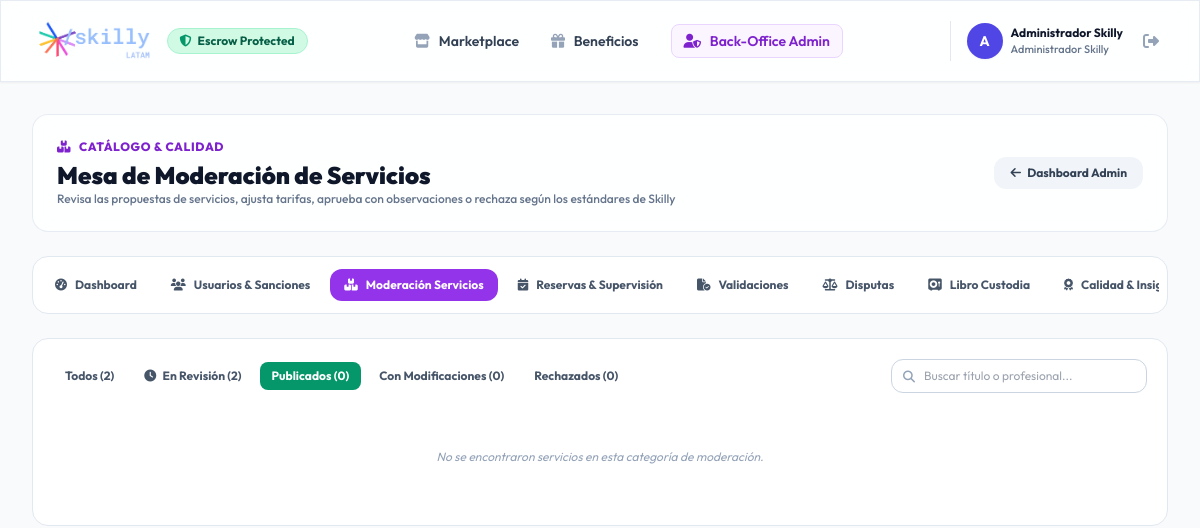
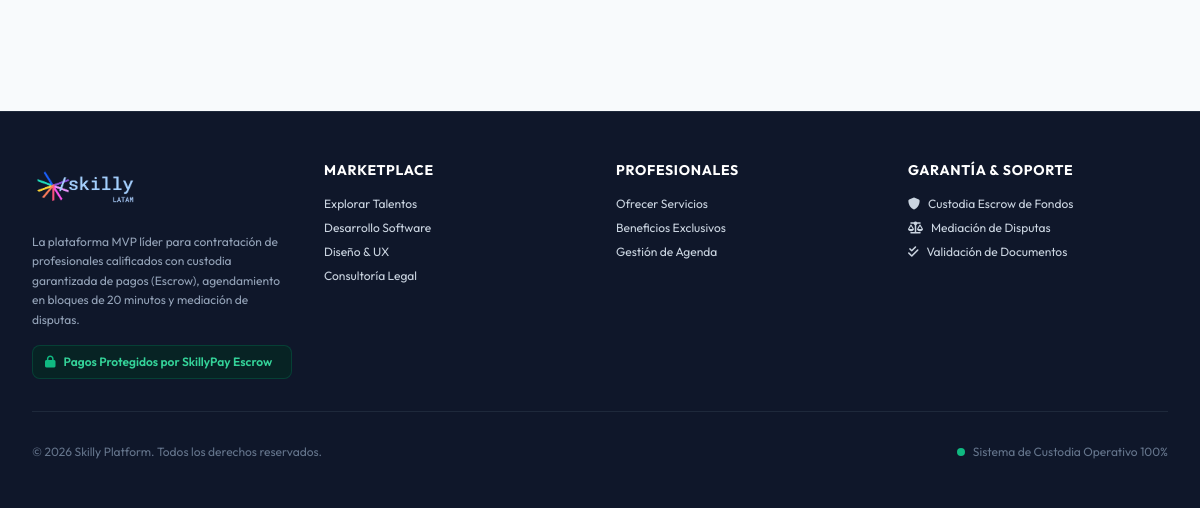
Page /backoffice/services-moderation/?status=PUBLICADO (signed in) on the earlier database version (2 pictures, top to bottom).
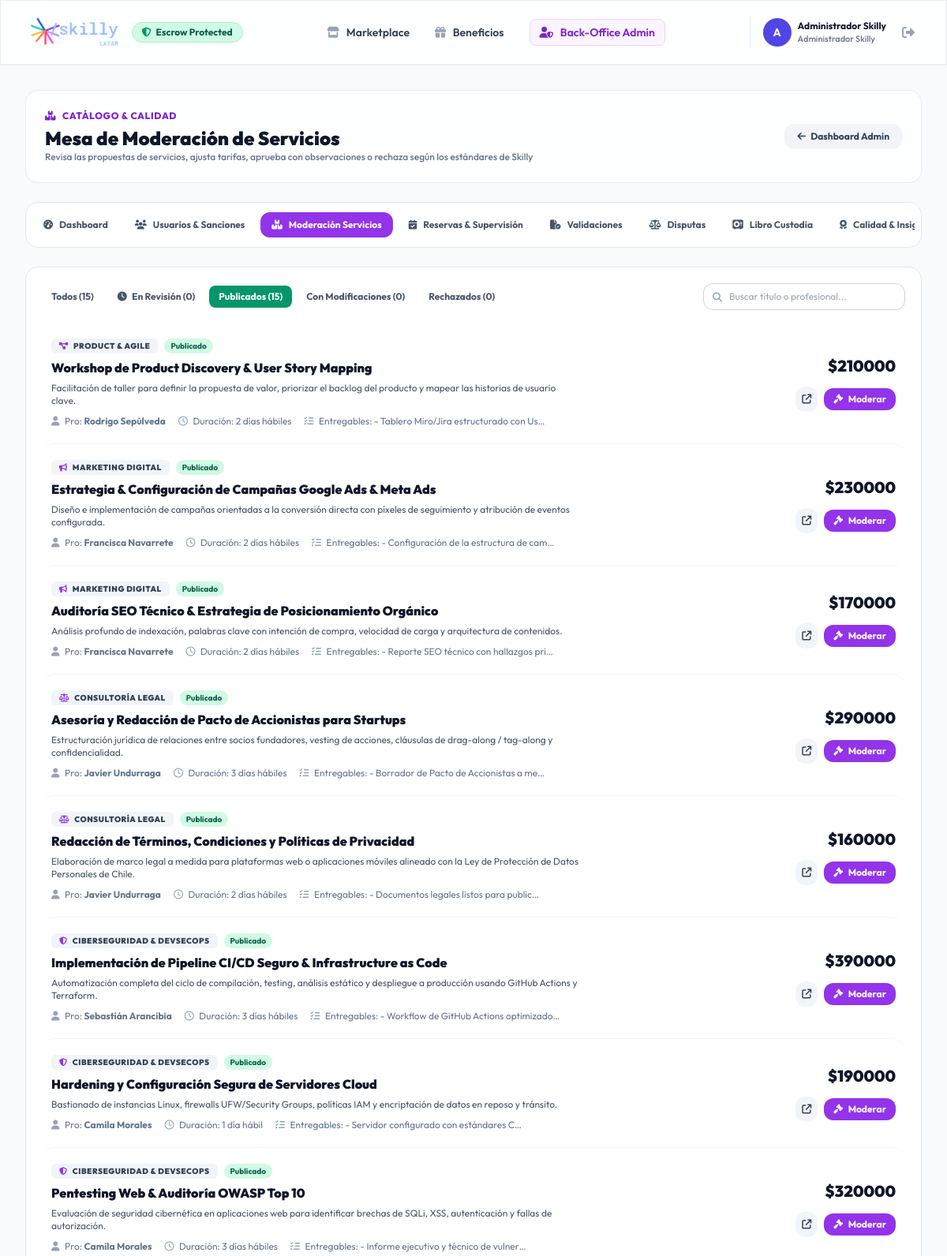
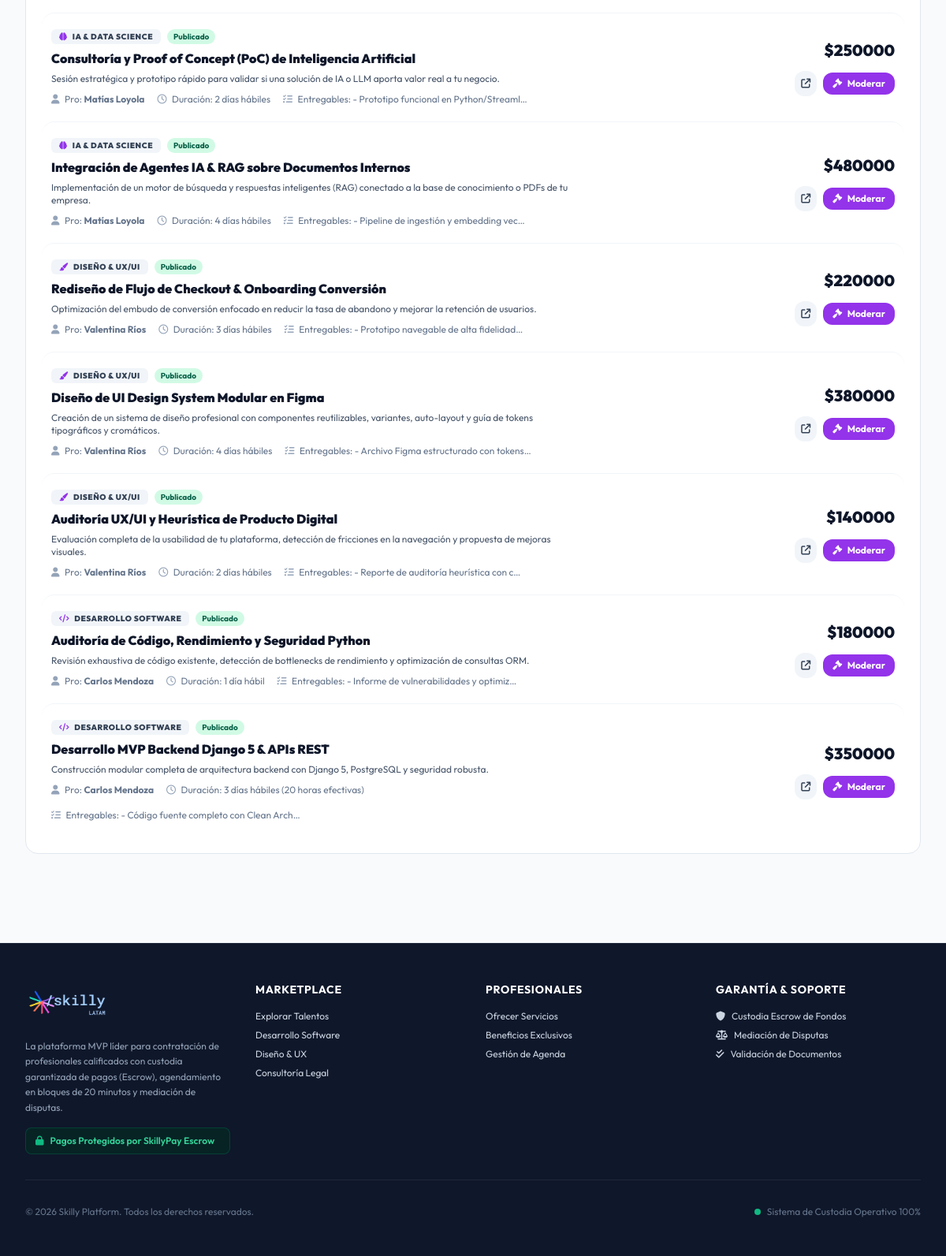
Same page on the later database version (2 pictures, top to bottom).
### apps/services/models.py (models this page shows, shortened)
class Service(models.Model):
    STATUS_BORRADOR = 'BORRADOR'
    STATUS_EN_REVISION = 'EN_REVISION'
    STATUS_APROBADO_CON_MODIFICACIONES = 'APROBADO_CON_MODIFICACIONES'
    STATUS_PUBLICADO = 'PUBLICADO'
    STATUS_RECHAZADO = 'RECHAZADO'
    STATUS_CHOICES = [
        (STATUS_BORRADOR, 'Borrador'),
        (STATUS_EN_REVISION, 'En Revisión por Skilly'),
        (STATUS_APROBADO_CON_MODIFICACIONES, 'Aprobado con Modificaciones'),
        (STATUS_PUBLICADO, 'Publicado'),
        (STATUS_RECHAZADO, 'Rechazado'),
    ]
    professional = models.ForeignKey(
        settings.AUTH_USER_MODEL,
        on_delete=models.CASCADE,
        related_name='services',
        limit_choices_to={'role': 'PROFESIONAL'}
    )
    category = models.ForeignKey(Category, on_delete=models.CASCADE, related_name='services')
    title = models.CharField(max_length=200, verbose_name="Título del Servicio")
    description = models.TextField(verbose_name="Descripción Detallada")
    deliverables = models.TextField(verbose_name="Entregables Incluidos", help_text="Listado de lo que recibirá el cliente")
    estimated_duration = models.CharField(max_length=100, verbose_name="Duración Estimada", help_text="Ej: 2 horas, 3 días hábiles")
    price = models.DecimalField(
        max_digits=10,
        decimal_places=2,
        validators=[MinValueValidator(1.00)],
        verbose_name="Tarifa ($ CLP)"
    )
    original_price = models.DecimalField(
        max_digits=10,
        decimal_places=2,
        blank=True,
        null=True,
        verbose_name="Precio Original Solicitado ($ CLP)"
    )
    status = models.CharField(
        max_length=35,
        choices=STATUS_CHOICES,
        default=STATUS_PUBLICADO,
        verbose_name="Estado de Publicación"
    )
    modified_by_admin = models.BooleanField(default=False, verbose_name="Modificado por Administración")
    admin_feedback = models.TextField(blank=True, null=True, verbose_name="Retroalimentación Administrativa")
    is_active = models.BooleanField(default=True, verbose_name="Servicio Activo")
    created_at = models.DateTimeField(auto_now_add=True)
    class Meta:
        ordering = ['-created_at']

class Category(models.Model):
    name = models.CharField(max_length=100, verbose_name="Nombre de la Categoría")
    slug = models.SlugField(unique=True)
    description = models.TextField(blank=True, verbose_name="Descripción")
    icon = models.CharField(max_length=50, default='fa-briefcase', help_text="Clase de FontAwesome (ej. fa-code, fa-paint-brush)")
    class Meta:
        verbose_name = "Categoría"
        verbose_name_plural = "Categorías"

### apps/users/models.py (models this page shows, shortened)
class CustomUser(AbstractUser):
    ROLE_PROFESIONAL = 'PROFESIONAL'
    ROLE_ORGANIZACION = 'ORGANIZACION'
    ROLE_ADMIN = 'ADMIN'
    ROLE_CHOICES = [
        (ROLE_PROFESIONAL, 'Profesional Independiente'),
        (ROLE_ORGANIZACION, 'Empresa / Organización'),
        (ROLE_ADMIN, 'Administrador Skilly'),
    ]
    role = models.CharField(max_length=20, choices=ROLE_CHOICES, default=ROLE_ORGANIZACION)
    phone = models.CharField(max_length=20, blank=True, null=True, verbose_name="Teléfono de Contacto")
    created_at = models.DateTimeField(auto_now_add=True)
    @property
    def is_admin_role(self):
        return self.role == self.ROLE_ADMIN or self.is_superuser

### apps/backoffice/views.py (the view)
    def _wrapped_view(request, *args, **kwargs):
        if not request.user.is_authenticated or not request.user.is_admin_role:
            messages.error(request, "Acceso restringido al Back-Office de Skilly.")
            return redirect('services:marketplace')
        return view_func(request, *args, **kwargs)

### apps/backoffice/views.py (called while the page is built)
def admin_required(view_func):
    def _wrapped_view(request, *args, **kwargs):
        if not request.user.is_authenticated or not request.user.is_admin_role:
            messages.error(request, "Acceso restringido al Back-Office de Skilly.")
            return redirect('services:marketplace')
        return view_func(request, *args, **kwargs)
    return _wrapped_view

### templates/backoffice/moderacion_servicios.html (shortened to what the changed rows need)
{% extends 'base.html' %}
{% block content %}
<div class="max-w-7xl mx-auto px-4 sm:px-6 lg:px-8 py-8 space-y-6">
    <div class="glass-panel p-6 rounded-2xl shadow-xs flex flex-col sm:flex-row items-start sm:items-center justify-between gap-4">
        <div>
            <h1 class="text-2xl font-black text-slate-900 flex items-center gap-2">
                Mesa de Moderación de Servicios
            </h1>
        </div>
    </div>
    <div class="bg-white rounded-2xl border border-slate-200 shadow-xs p-5 space-y-4">
        <form method="get" class="flex flex-col md:flex-row items-stretch md:items-center justify-between gap-4">
            <div class="flex items-center gap-1.5 overflow-x-auto text-xs font-bold no-scrollbar">
                <a href="?status=ALL{% if search_query %}&q={{ search_query }}{% endif %}"
                   class="px-3 py-1.5 rounded-lg transition-colors {% if status_filter == 'ALL' %}bg-slate-900 text-white{% else %}text-slate-600 hover:bg-slate-100{% endif %}">
                    Todos ({{ counts.all }})
                </a>
                <a href="?status=EN_REVISION{% if search_query %}&q={{ search_query }}{% endif %}"
                   class="px-3 py-1.5 rounded-lg transition-colors {% if status_filter == 'EN_REVISION' %}bg-amber-500 text-white shadow-xs{% else %}text-slate-600 hover:bg-slate-100{% endif %}">
                    <i class="fa-solid fa-clock mr-1"></i> En Revisión ({{ counts.en_revision }})
                </a>
                <a href="?status=PUBLICADO{% if search_query %}&q={{ search_query }}{% endif %}"
                   class="px-3 py-1.5 rounded-lg transition-colors {% if status_filter == 'PUBLICADO' %}bg-emerald-600 text-white{% else %}text-slate-600 hover:bg-slate-100{% endif %}">
                    Publicados ({{ counts.publicados }})
                </a>
                <a href="?status=APROBADO_CON_MODIFICACIONES{% if search_query %}&q={{ search_query }}{% endif %}"
                   class="px-3 py-1.5 rounded-lg transition-colors {% if status_filter == 'APROBADO_CON_MODIFICACIONES' %}bg-indigo-600 text-white{% else %}text-slate-600 hover:bg-slate-100{% endif %}">
                    Con Modificaciones ({{ counts.modificados }})
                </a>
                <a href="?status=RECHAZADO{% if search_query %}&q={{ search_query }}{% endif %}"
                   class="px-3 py-1.5 rounded-lg transition-colors {% if status_filter == 'RECHAZADO' %}bg-rose-600 text-white{% else %}text-slate-600 hover:bg-slate-100{% endif %}">
                    Rechazados ({{ counts.rechazados }})
                </a>
            </div>
            <div class="relative w-full sm:w-64">
            </div>
        </form>
        {% if services %}
            <div class="divide-y divide-slate-100">
                {% for s in services %}
                    <div class="py-5 flex flex-col lg:flex-row items-start lg:items-center justify-between gap-4 hover:bg-slate-50/50 p-3 rounded-2xl transition-colors">
                        <div class="space-y-1.5 max-w-2xl">
                            <div class="flex flex-wrap items-center gap-2">
                                <span class="px-2.5 py-0.5 rounded-md text-[10px] font-black uppercase tracking-wider bg-slate-100 text-slate-700">
                                    <i class="fa-solid {{ s.category.icon }} text-purple-600 mr-1"></i> {{ s.category.name }}
                                </span>
                                <span class="px-2 py-0.5 rounded-full text-[10px] font-bold
                                    {% if s.status == 'PUBLICADO' %}bg-emerald-100 text-emerald-800
                                    {% elif s.status == 'EN_REVISION' %}bg-amber-100 text-amber-800 animate-pulse
                                    {% elif s.status == 'APROBADO_CON_MODIFICACIONES' %}bg-indigo-100 text-indigo-800
                                    {% elif s.status == 'RECHAZADO' %}bg-rose-100 text-rose-800
                                    {% else %}bg-slate-200 text-slate-700{% endif %}">
                                    {{ s.get_status_display }}
                                </span>
                            </div>
                            <h3 class="text-base font-black text-slate-900">{{ s.title }}</h3>
                            <p class="text-xs text-slate-600 line-clamp-2">{{ s.description }}</p>
                            <div class="flex flex-wrap items-center gap-4 text-xs text-slate-500 pt-1">
                                <span><i class="fa-solid fa-user mr-1 text-slate-400"></i> Pro: <b>{{ s.professional.get_full_name|default:s.professional.username }}</b></span>
                                <span><i class="fa-regular fa-clock mr-1 text-slate-400"></i> Duración: {{ s.estimated_duration }}</span>
                                <span><i class="fa-solid fa-list-check mr-1 text-slate-400"></i> Entregables: {{ s.deliverables|truncatechars:40 }}</span>
                            </div>
                        </div>
                        <div class="flex lg:flex-col items-center lg:items-end justify-between w-full lg:w-auto gap-3 shrink-0 border-t lg:border-t-0 pt-3 lg:pt-0">
                            <div class="text-left lg:text-right">
                                <span class="text-xl font-black text-slate-900 block">${{ s.price|floatformat:0 }}</span>
                            </div>
                            <div class="flex items-center gap-2">
                                <a href="{% url 'services:service_detail' pk=s.pk %}" target="_blank" class="p-2 bg-slate-100 hover:bg-slate-200 text-slate-700 rounded-xl text-xs font-bold transition-colors" title="Ver en el Marketplace">
                                    <i class="fa-solid fa-arrow-up-right-from-square"></i>
                                </a>
                                <button onclick="document.getElementById('modal-moderation-{{ s.id }}').classList.remove('hidden')"
                                        class="px-3 py-1.5 bg-purple-600 hover:bg-purple-700 text-white font-bold rounded-xl text-xs transition-colors shadow-xs">
                                    <i class="fa-solid fa-gavel mr-1"></i> Moderar
                                </button>
                            </div>
                        </div>
                    </div>
                {% endfor %}
            </div>
        {% else %}
            <p class="text-xs text-slate-400 italic py-10 text-center">No se encontraron servicios en esta categoría de moderación.</p>
        {% endif %}
    </div>
</div>
{% endblock %}

Differences in the rows shown:
added Service: category.name "PRODUCT & AGILE", status "Publicado", title "Workshop de Product Discovery & User Story Mapping", description "Facilitación de taller para definir la propuesta de valor, priorizar el backlog del producto y mapear las historias de usuario clave.", professional.get_full_name "Rodrigo Sepúlveda", estimated_duration "2 días hábiles", deliverables "- Tablero Miro/Jira estructurado con Us…", price "210000"
added Service: category.name "MARKETING DIGITAL", status "Publicado", title "Estrategia & Configuración de Campañas Google Ads & Meta Ads", description "Diseño e implementación de campañas orientadas a la conversión directa con píxeles de seguimiento y atribución de eventos configurada.", professional.get_full_name "Francisca Navarrete", estimated_duration "2 días hábiles", deliverables "- Configuración de la estructura de cam…", price "230000"
added Service: category.name "MARKETING DIGITAL", status "Publicado", title "Auditoría SEO Técnico & Estrategia de Posicionamiento Orgánico", description "Análisis profundo de indexación, palabras clave con intención de compra, velocidad de carga y arquitectura de contenidos.", professional.get_full_name "Francisca Navarrete", estimated_duration "2 días hábiles", deliverables "- Reporte SEO técnico con hallazgos pri…", price "170000"
added Service: category.name "CONSULTORÍA LEGAL", status "Publicado", title "Asesoría y Redacción de Pacto de Accionistas para Startups", description "Estructuración jurídica de relaciones entre socios fundadores, vesting de acciones, cláusulas de drag-along / tag-along y confidencialidad.", professional.get_full_name "Javier Undurraga", estimated_duration "3 días hábiles", deliverables "- Borrador de Pacto de Accionistas a me…", price "290000"
added Service: category.name "CONSULTORÍA LEGAL", status "Publicado", title "Redacción de Términos, Condiciones y Políticas de Privacidad", description "Elaboración de marco legal a medida para plataformas web o aplicaciones móviles alineado con la Ley de Protección de Datos Personales de Chile.", professional.get_full_name "Javier Undurraga", estimated_duration "2 días hábiles", deliverables "- Documentos legales listos para public…", price "160000"
added Service: category.name "CIBERSEGURIDAD & DEVSECOPS", status "Publicado", title "Implementación de Pipeline CI/CD Seguro & Infrastructure as Code", description "Automatización completa del ciclo de compilación, testing, análisis estático y despliegue a producción usando GitHub Actions y Terraform.", professional.get_full_name "Sebastián Arancibia", estimated_duration "3 días hábiles", deliverables "- Workflow de GitHub Actions optimizado…", price "390000"
added Service: category.name "CIBERSEGURIDAD & DEVSECOPS", status "Publicado", title "Hardening y Configuración Segura de Servidores Cloud", description "Bastionado de instancias Linux, firewalls UFW/Security Groups, políticas IAM y encriptación de datos en reposo y tránsito.", professional.get_full_name "Camila Morales", estimated_duration "1 día hábil", deliverables "- Servidor configurado con estándares C…", price "190000"
added Service: category.name "CIBERSEGURIDAD & DEVSECOPS", status "Publicado", title "Pentesting Web & Auditoría OWASP Top 10", description "Evaluación de seguridad cibernética en aplicaciones web para identificar brechas de SQLi, XSS, autenticación y fallas de autorización.", professional.get_full_name "Camila Morales", estimated_duration "3 días hábiles", deliverables "- Informe ejecutivo y técnico de vulner…", price "320000"
added Service: category.name "IA & DATA SCIENCE", status "Publicado", title "Consultoría y Proof of Concept (PoC) de Inteligencia Artificial", description "Sesión estratégica y prototipo rápido para validar si una solución de IA o LLM aporta valor real a tu negocio.", professional.get_full_name "Matías Loyola", estimated_duration "2 días hábiles", deliverables "- Prototipo funcional en Python/Streaml…", price "250000"
added Service: category.name "IA & DATA SCIENCE", status "Publicado", title "Integración de Agentes IA & RAG sobre Documentos Internos", description "Implementación de un motor de búsqueda y respuestas inteligentes (RAG) conectado a la base de conocimiento o PDFs de tu empresa.", professional.get_full_name "Matías Loyola", estimated_duration "4 días hábiles", deliverables "- Pipeline de ingestión y embedding vec…", price "480000"
added Service: category.name "DISEÑO & UX/UI", status "Publicado", title "Rediseño de Flujo de Checkout & Onboarding Conversión", description "Optimización del embudo de conversión enfocado en reducir la tasa de abandono y mejorar la retención de usuarios.", professional.get_full_name "Valentina Ríos", estimated_duration "3 días hábiles", deliverables "- Prototipo navegable de alta fidelidad…", price "220000"
added Service: category.name "DISEÑO & UX/UI", status "Publicado", title "Diseño de UI Design System Modular en Figma", description "Creación de un sistema de diseño profesional con componentes reutilizables, variantes, auto-layout y guía de tokens tipográficos y cromáticos.", professional.get_full_name "Valentina Ríos", estimated_duration "4 días hábiles", deliverables "- Archivo Figma estructurado con tokens…", price "380000"
added Service: category.name "DISEÑO & UX/UI", status "Publicado", title "Auditoría UX/UI y Heurística de Producto Digital", description "Evaluación completa de la usabilidad de tu plataforma, detección de fricciones en la navegación y propuesta de mejoras visuales.", professional.get_full_name "Valentina Ríos", estimated_duration "2 días hábiles", deliverables "- Reporte de auditoría heurística con c…", price "140000"
now on this page (row edited): Service: category.name "DESARROLLO SOFTWARE", status "Publicado", title "Auditoría de Código, Rendimiento y Seguridad Python", description "Revisión exhaustiva de código existente, detección de bottlenecks de rendimiento y optimización de consultas ORM.", professional.get_full_name "Carlos Mendoza", estimated_duration "1 día hábil", deliverables "- Informe de vulnerabilidades y optimiz…", price "180000"
now on this page (row edited): Service: category.name "DESARROLLO SOFTWARE", status "Publicado", title "Desarrollo MVP Backend Django 5 & APIs REST", description "Construcción modular completa de arquitectura backend con Django 5, PostgreSQL y seguridad robusta.", professional.get_full_name "Carlos Mendoza", estimated_duration "3 días hábiles (20 horas efectivas)", deliverables "- Código fuente completo con Clean Arch…", price "350000"
Other differences:
{{ counts.all }}: "2" → "15"
{{ counts.en_revision }}: "2" → "0"
{{ counts.publicados }}: "0" → "15"
text no longer shown: "No se encontraron servicios en esta categoría de moderación."
